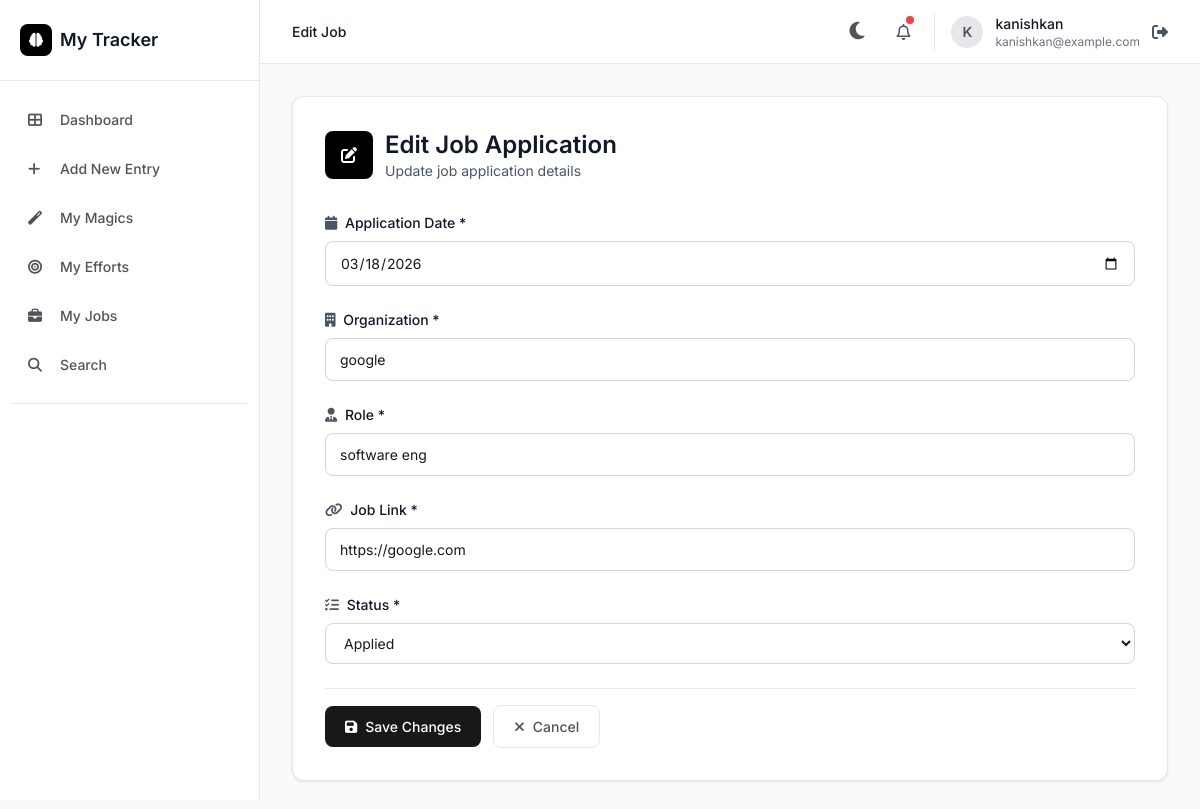
The page /my-jobs/edit/2/ (signed in) on the database its author committed.
### tracker/models.py (models this page shows, shortened)
class JobApplication(models.Model):
    STATUS_CHOICES = [
        ('applied', 'Applied'),
        ('in_progress', 'In Progress'),
        ('rejected', 'Rejected'),
        ('awaiting_response', 'Awaiting Response'),
    ]
    user = models.ForeignKey(User, on_delete=models.CASCADE, related_name='job_applications')
    date = models.DateField()
    job_link = models.URLField(max_length=500)
    organization = models.CharField(max_length=200)
    role = models.CharField(max_length=200)
    status = models.CharField(max_length=20, choices=STATUS_CHOICES, default='applied')
    created_at = models.DateTimeField(auto_now_add=True)
    class Meta:
        ordering = ['-date', '-created_at']

### tracker/views.py (the view)
# urls.py: path('my-jobs/edit/<int:job_id>/', views.edit_job, name='edit_job'),
@login_required
def edit_job(request, job_id):
    job = get_object_or_404(JobApplication, id=job_id, user=request.user)
    if request.method == 'POST':
        form = JobApplicationForm(request.POST, instance=job)
        if form.is_valid():
            form.save()
            return redirect('my_jobs')
    else:
        form = JobApplicationForm(instance=job)
    context = {
        'form': form,
        'job': job,
    }
    return render(request, 'tracker/edit_job.html', context)

### tracker/forms.py
class JobApplicationForm(forms.ModelForm):
    class Meta:
        model = JobApplication
        fields = ['date', 'job_link', 'organization', 'role', 'status']
        widgets = {
            'date': forms.DateInput(attrs={
                'class': 'input',
                'type': 'date',
            }),
            'job_link': forms.URLInput(attrs={
                'class': 'input',
                'placeholder': 'https://company.com/careers/job-id',
            }),
            'organization': forms.TextInput(attrs={
                'class': 'input',
                'placeholder': 'e.g. Google, Microsoft, Amazon',
            }),
            'role': forms.TextInput(attrs={
                'class': 'input',
                'placeholder': 'e.g. Software Engineer, Data Scientist',
            }),
            'status': forms.Select(attrs={
                'class': 'input',
            }),
        }

### templates/tracker/edit_job.html (shortened to what this page needs)
{% extends 'tracker/base.html' %}
{% block page_title %}Edit Job{% endblock %}
{% block content %}
<div class="max-w-4xl mx-auto fade-in">
    <div class="card p-8">
        <div class="flex items-center space-x-3 mb-8">
            <div class="w-12 h-12 bg-black rounded-lg flex items-center justify-center">
                <i class="fas fa-edit text-white"></i>
            </div>
            <div>
                <h1 class="text-2xl font-semibold text-gray-900">Edit Job Application</h1>
                <p class="text-sm text-gray-600">Update job application details</p>
            </div>
        </div>
        <form method="post" class="space-y-6">
            <div>
                <label class="block text-sm font-medium text-gray-900 mb-2">
                    <i class="fas fa-calendar text-gray-600 mr-1"></i>
                    Application Date *
                </label>
                {{ form.date }}
            </div>
            <div>
                <label class="block text-sm font-medium text-gray-900 mb-2">
                    <i class="fas fa-building text-gray-600 mr-1"></i>
                    Organization *
                </label>
                {{ form.organization }}
            </div>
            <div>
                <label class="block text-sm font-medium text-gray-900 mb-2">
                    <i class="fas fa-user-tie text-gray-600 mr-1"></i>
                    Role *
                </label>
                {{ form.role }}
            </div>
            <div>
                <label class="block text-sm font-medium text-gray-900 mb-2">
                    <i class="fas fa-link text-gray-600 mr-1"></i>
                    Job Link *
                </label>
                {{ form.job_link }}
            </div>
            <div>
                <label class="block text-sm font-medium text-gray-900 mb-2">
                    <i class="fas fa-tasks text-gray-600 mr-1"></i>
                    Status *
                </label>
                {{ form.status }}
            </div>
            <div class="flex items-center space-x-3 pt-4 border-t border-gray-200">
                <button type="submit" class="btn-primary">
                    <i class="fas fa-save"></i>
                    <span>Save Changes</span>
                </button>
                <a href="{% url 'my_jobs' %}" class="btn-secondary">
                    <i class="fas fa-times"></i>
                    <span>Cancel</span>
                </a>
            </div>
        </form>
    </div>
</div>
{% endblock %}

### templates/tracker/base.html (shortened to what this page needs)
<!DOCTYPE html>
<html lang="en">
<head>
    <script src="https://cdn.tailwindcss.com"></script>
    <link rel="stylesheet" href="https://cdnjs.cloudflare.com/ajax/libs/font-awesome/6.4.0/css/all.min.css">
    <link href="https://cdnjs.cloudflare.com/ajax/libs/prism/1.29.0/themes/prism.min.css" rel="stylesheet" />
</head>
<body>
    {% if user.is_authenticated %}
    <aside class="sidebar" id="sidebar">
        <div class="sidebar-logo">
            <a href="{% url 'dashboard' %}" class="flex items-center space-x-2 text-lg font-semibold text-gray-900">
                <div class="w-8 h-8 bg-black rounded-lg flex items-center justify-center">
                    <i class="fas fa-brain text-white text-sm"></i>
                </div>
                <span>My Tracker</span>
            </a>
        </div>
        <nav class="sidebar-nav">
            <a href="{% url 'dashboard' %}" class="nav-item {% if request.resolver_match.url_name == 'dashboard' %}active{% endif %}">
                <i class="fas fa-th-large"></i><span>Dashboard</span>
            </a>
            <a href="{% url 'create_log' %}" class="nav-item {% if request.resolver_match.url_name == 'create_log' %}active{% endif %}">
                <i class="fas fa-plus"></i><span>Add New Entry</span>
            </a>
            <a href="{% url 'my_magics' %}" class="nav-item {% if request.resolver_match.url_name == 'my_magics' %}active{% endif %}">
                <i class="fas fa-magic"></i><span>My Magics</span>
            </a>
            <a href="{% url 'my_efforts' %}" class="nav-item {% if request.resolver_match.url_name == 'my_efforts' %}active{% endif %}">
                <i class="fas fa-bullseye"></i><span>My Efforts</span>
            </a>
            <a href="{% url 'my_jobs' %}" class="nav-item {% if request.resolver_match.url_name == 'my_jobs' or request.resolver_match.url_name == 'create_job' %}active{% endif %}">
                <i class="fas fa-briefcase"></i><span>My Jobs</span>
            </a>
            <a href="{% url 'search_logs' %}" class="nav-item {% if request.resolver_match.url_name == 'search_logs' %}active{% endif %}">
                <i class="fas fa-search"></i><span>Search</span>
            </a>
            <div style="margin: 1rem 0; border-top: 1px solid #e5e7eb;"></div>
        </nav>
    </aside>
    <header class="top-nav">
        <div class="flex items-center">
            <div class="text-sm text-gray-600">
                <span class="text-gray-900 font-medium">{% block page_title %}Dashboard{% endblock %}</span>
            </div>
        </div>
        <div class="flex items-center space-x-4">
            <button class="theme-toggle" onclick="toggleTheme()" title="Toggle Dark/Light Mode">
                <i class="fas fa-moon theme-icon" id="themeIcon"></i>
            </button>
            <button class="p-2 text-gray-600 hover:text-gray-900 relative">
                <i class="far fa-bell"></i>
                <span class="absolute top-1 right-1 w-2 h-2 bg-red-500 rounded-full"></span>
            </button>
            <div class="flex items-center space-x-3 pl-4 border-l border-gray-200">
                <div class="user-avatar">{{ user.username|slice:":1"|upper }}</div>
                <div class="hidden sm:block">
                    <div class="text-sm font-medium text-gray-900">{{ user.username }}</div>
                    <div class="text-xs text-gray-500">{{ user.email|default:"User" }}</div>
                </div>
                <a href="{% url 'logout' %}" class="text-gray-600 hover:text-gray-900 ml-2" title="Logout">
                    <i class="fas fa-sign-out-alt"></i>
                </a>
            </div>
        </div>
    </header>
    {% endif %}
    {% if user.is_authenticated %}
    <main class="main-content">
    {% else %}
    <div class="login-wrapper">
    {% endif %}
        {% block content %}{% endblock %}
    {% if user.is_authenticated %}
    </main>
    {% else %}
    </div>
    {% endif %}
</body>
</html>

### templates/tracker/base.html (style rules this page uses)
* { margin: 0; padding: 0; box-sizing: border-box; }
body { font-family: 'Inter', -apple-system, BlinkMacSystemFont, 'Segoe UI', Roboto, sans-serif; background: #fafafa; color: #18181b; transition: background 0.3s, color 0.3s; }
.sidebar { position: fixed; top: 0; left: 0; height: 100vh; width: 260px; background: #ffffff; border-right: 1px solid #e5e7eb; z-index: 40; transition: all 0.3s; }
.sidebar-logo { padding: 1.5rem 1.25rem; border-bottom: 1px solid #e5e7eb; }
.sidebar-nav { padding: 1rem 0.75rem; }
.nav-item { display: flex; align-items: center; padding: 0.75rem 1rem; margin-bottom: 0.25rem; border-radius: 0.5rem; color: #52525b; text-decoration: none; font-size: 0.875rem; font-weight: 500; transition: all 0.2s; }
.nav-item i { width: 20px; margin-right: 0.75rem; font-size: 0.875rem; }
.top-nav { position: fixed; top: 0; left: 260px; right: 0; height: 64px; background: #ffffff; border-bottom: 1px solid #e5e7eb; z-index: 30; display: flex; align-items: center; justify-content: space-between; padding: 0 2rem; transition: all 0.3s; }
.main-content { margin-left: 260px; margin-top: 64px; padding: 2rem; min-height: calc(100vh - 64px); }
.card { background: #ffffff; border: 1px solid #e5e7eb; border-radius: 0.75rem; box-shadow: 0 1px 3px 0 rgba(0, 0, 0, 0.1); transition: all 0.3s; }
.btn-primary { background: #18181b; color: #ffffff; padding: 0.625rem 1.25rem; border-radius: 0.5rem; font-size: 0.875rem; font-weight: 500; border: none; cursor: pointer; transition: all 0.2s; display: inline-flex; align-items: center; gap: 0.5rem; text-decoration: none; }
.btn-secondary { background: #ffffff; color: #52525b; padding: 0.625rem 1.25rem; border-radius: 0.5rem; font-size: 0.875rem; font-weight: 500; border: 1px solid #e5e7eb; cursor: pointer; transition: all 0.2s; display: inline-flex; align-items: center; gap: 0.5rem; text-decoration: none; }
.input { width: 100%; padding: 0.625rem 0.875rem; background: #ffffff; border: 1px solid #d4d4d8; border-radius: 0.5rem; color: #18181b; font-size: 0.875rem; transition: all 0.2s; }
.fade-in { animation: fadeIn 0.4s ease; }
.user-avatar { width: 32px; height: 32px; border-radius: 50%; background: #e5e7eb; display: flex; align-items: center; justify-content: center; font-size: 0.875rem; font-weight: 600; color: #52525b; }
.theme-toggle { padding: 0.5rem; border-radius: 0.5rem; background: transparent; border: none; cursor: pointer; transition: all 0.2s; color: #52525b; }
.theme-icon { font-size: 1.25rem; }

### templates/tracker/edit_job.html (style rules this page uses)
input[type="text"], input[type="url"], input[type="date"], select { width: 100%; padding: 0.625rem 0.875rem; background: #ffffff; border: 1px solid #d4d4d8; border-radius: 0.5rem; color: #18181b; font-size: 0.875rem; font-family: 'Inter', sans-serif; }

### rows shown on the page
JobApplication: date "03/18/2026", organization "google", role "software eng", job_link "https://google.com", status "Applied"

### other values the page prints
{{ user.username|slice:":1"|upper }} "K"
{{ user.username }} "kanishkan"
{{ user.email|default:"User" }} "kanishkan@example.com"
